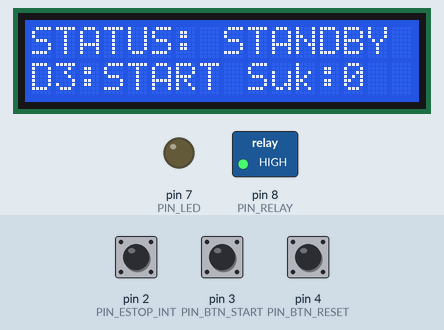
This sketch was run on a simulated Arduino Uno, built with avr-gcc and run on an emulated ATmega328P. Parts: 16×2 character LCD, switched loads named in the sketch (green lamp = pin HIGH), output pins drawn as LEDs (lit = HIGH). Dashed ring = blinking. Inputs (shaded band) come from the test bench; at power-on: pin 3 (PIN_BTN_START) HIGH, pin 2 (PIN_ESTOP_INT) HIGH, pin 4 (PIN_BTN_RESET) HIGH. EEPROM starts erased; what the sketch prints to the serial monitor is not drawn.

Above: at 1.3 s.
1.4 s: pin 3 (PIN_BTN_START) pulled LOW for 0.15 s
At 2.1 s:
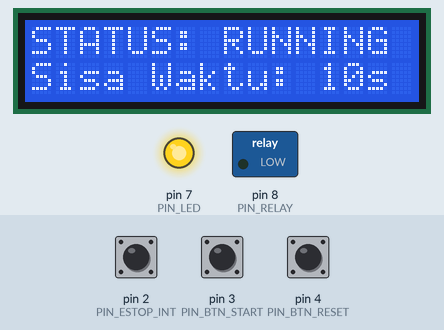
4.5 s: pin 2 (PIN_ESTOP_INT) pulled LOW for 0.15 s
At 5.01 s:
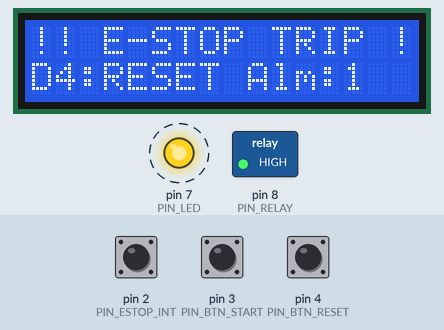
5.2 s: pin 4 (PIN_BTN_RESET) pulled LOW for 0.15 s
At 5.96 s:
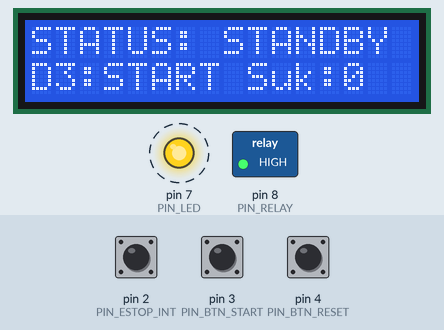
6.8 s: pin 2 (PIN_ESTOP_INT) pulled LOW for 1 s
At 7.01 s:
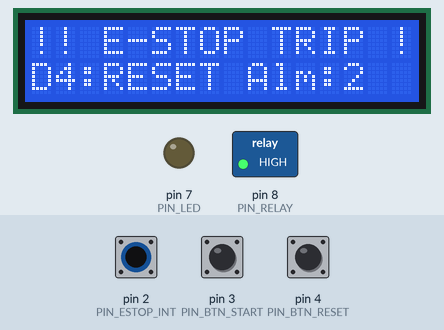
8.4 s: pin 4 (PIN_BTN_RESET) pulled LOW for 1 s
At 8.68 s:
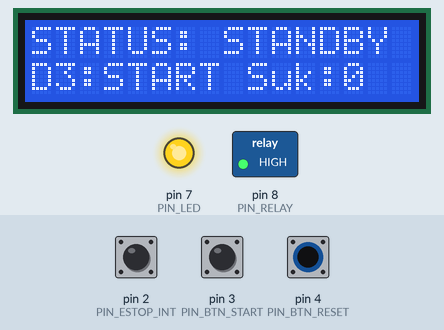
11.8 s: pin 3 (PIN_BTN_START) pulled LOW for 1 s
At 13.5 s:
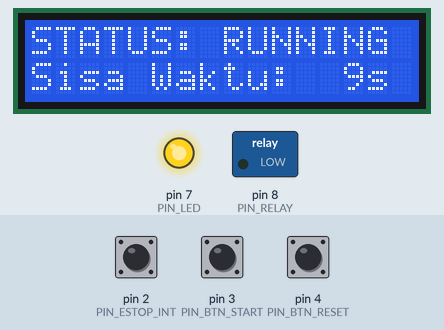
Timing chart, 0 to 15.0 s (numbered marks = the images above; inputs shaded):
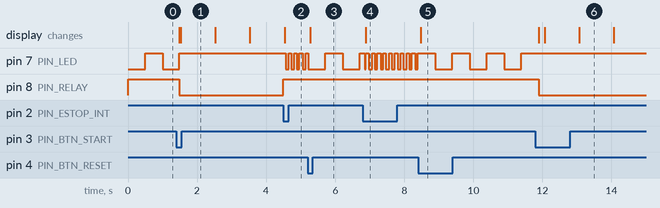

The sketch:

smart_industrial_controller.ino
```cpp
/**
 * smart_industrial_controller.ino
 * Modul 10 Capstone: Pengendali Industri Berbasis Finite State Machine (FSM),
 * Non-Blocking Scheduler, dan Hardware Interrupt E-STOP
 *
 * Hardware Wiring:
 * 1. Tombol E-STOP (Darurat) : Pin D2 ke GND (INT0 Hardware Interrupt, Active-LOW)
 * 2. Tombol START / PAUSE    : Pin D3 ke GND (INPUT_PULLUP, Active-LOW)
 * 3. Tombol RESET ALARM      : Pin D4 ke GND (INPUT_PULLUP, Active-LOW)
 * 4. LED Status Multifungsi  : Pin D7 via Resistor 220 Ohm ke GND
 * 5. Modul Relay 5V (Beban)  : Pin D8 (Active-LOW: LOW = Nyala, HIGH = Standby)
 * 6. LCD 1602 I2C Backpack   : SDA -> A4, SCL -> A5, VCC -> 5V, GND -> GND
 *
 * Arsitektur Sistem:
 * - FSM (Finite State Machine): Mengelola 3 status diskrit (STANDBY, RUNNING, EMERGENCY_STOP).
 * - Latensi Nol E-STOP: Begitu pin D2 jatuh ke LOW, ISR memotong daya relay dalam hitungan nanodetik
 *   pada tingkat hardware tanpa menunggu loop() menyelesaikan siklusnya.
 * - Logging EEPROM: Mencatat total siklus kerja sukses dan jumlah insiden darurat secara permanen.
 */

#include <Arduino.h>
#include <Wire.h>
#include <LiquidCrystal_I2C.h>
#include <EEPROM.h>

LiquidCrystal_I2C lcd(0x27, 16, 2);

// Definisi Pin Hardware
const uint8_t PIN_ESTOP_INT = 2;  // Jalur Hardware Interrupt INT0
const uint8_t PIN_BTN_START = 3;  // Tombol Mulai / Jeda
const uint8_t PIN_BTN_RESET = 4;  // Tombol Buka Kunci Alarm
const uint8_t PIN_LED       = 7;  // Indikator LED visual
const uint8_t PIN_RELAY     = 8;  // Modul Relay beban listrik

const uint8_t RELAY_ON  = LOW;  // Sinyal pemicu modul optocoupler relay
const uint8_t RELAY_OFF = HIGH; // Sinyal pemutus koil relay (standby)

// Status Diskrit FSM Sistem
enum class StatusFsm : uint8_t {
    STANDBY,        // Sistem diam menunggu tombol START
    RUNNING,        // Beban relay aktif bekerja selama siklus 10 detik
    EMERGENCY_STOP  // Sistem terkunci dalam kondisi darurat akibat tombol E-STOP
};

StatusFsm statusSistem = StatusFsm::STANDBY;

// Flag pemicu interupsi: Wajib bertipe volatile agar dibaca langsung dari RAM
volatile bool flagKedaruratan = false;

uint32_t waktuMulaiRunning   = 0;
const uint32_t DURASI_SIKLUS = 10000; // Durasi operasional siklus kerja (10 detik)

// Struktur pencatatan riwayat operasional ke EEPROM
struct LogIndustri {
    uint16_t magicNumber;
    uint32_t totalSiklusSukses;
    uint32_t totalInsidenEstop;
};

const uint16_t KODE_VALID  = 0xF5A1; // Penanda integritas blok data log
const int ALAMAT_EEPROM    = 0;
LogIndustri catatan;

// Pewaktu non-blocking untuk LED dan pembaruan LCD
uint32_t timerLed = 0;
uint32_t timerLcd = 0;
bool statusFisikLed = false;

// Pelacak status debounce tombol START dan RESET
int statusStartTerakhir = HIGH;
int statusResetTerakhir = HIGH;
uint32_t debounceStart  = 0;
uint32_t debounceReset  = 0;
const uint32_t JEDA_DEBOUNCE = 50;

void isrEmergencyStop();
void tanganiTransisiFsm(uint32_t sekarang);
void tanganiTombolOperasi(uint32_t sekarang);
void perbaruiLcdDashboard();
void kelolaIndikatorLed(uint32_t sekarang);
void simpanLogEeprom();

void setup() {
    // Inisialisasi pin relay ke posisi aman (OFF) sebelum mengaktifkan mode output
    digitalWrite(PIN_RELAY, RELAY_OFF);
    pinMode(PIN_RELAY, OUTPUT);

    pinMode(PIN_LED, OUTPUT);
    digitalWrite(PIN_LED, LOW);

    pinMode(PIN_ESTOP_INT, INPUT_PULLUP);
    pinMode(PIN_BTN_START, INPUT_PULLUP);
    pinMode(PIN_BTN_RESET, INPUT_PULLUP);

    Serial.begin(115200);
    Serial.println(F("\n=========================================="));
    Serial.println(F("   SMART INDUSTRIAL CONTROLLER - CAPSTONE "));
    Serial.println(F("=========================================="));

    // Muat riwayat dari EEPROM
    EEPROM.get(ALAMAT_EEPROM, catatan);
    if (catatan.magicNumber != KODE_VALID) {
        catatan.magicNumber       = KODE_VALID;
        catatan.totalSiklusSukses = 0;
        catatan.totalInsidenEstop = 0;
        simpanLogEeprom();
    }

    // Pasang Hardware Interrupt pada Pin D2 (vektor INT0) pada transisi jatuh (FALLING: tombol ditekan)
    attachInterrupt(digitalPinToInterrupt(PIN_ESTOP_INT), isrEmergencyStop, FALLING);

    lcd.init();
    lcd.backlight();
    perbaruiLcdDashboard();
}

/**
 * Interrupt Service Routine (ISR) Darurat:
 * Hanya melakukan tugas super kritis: memotong daya relay seketika dan menaikkan flag.
 * Penulisan ke EEPROM atau LCD DILARANG di sini karena memakan waktu terlalu lama.
 */
void isrEmergencyStop() {
    digitalWrite(PIN_RELAY, RELAY_OFF); // Potong daya relay seketika!
    flagKedaruratan = true;
}

void loop() {
    uint32_t sekarang = millis();

    // -------------------------------------------------------------------------
    // 1. Tangani Flag Kedaruratan dari ISR
    // -------------------------------------------------------------------------
    if (flagKedaruratan) {
        flagKedaruratan = false;
        if (statusSistem != StatusFsm::EMERGENCY_STOP) {
            statusSistem = StatusFsm::EMERGENCY_STOP;
            catatan.totalInsidenEstop++;
            simpanLogEeprom(); // Catat insiden ke EEPROM secara aman di luar ISR
            Serial.println(F("[BAHAYA] HARDWARE EMERGENCY STOP TERPICU!"));
            perbaruiLcdDashboard();
        }
    }

    // -------------------------------------------------------------------------
    // 2. Eksekusi Mesin Status dan Input Tombol
    // -------------------------------------------------------------------------
    tanganiTombolOperasi(sekarang);
    tanganiTransisiFsm(sekarang);
    kelolaIndikatorLed(sekarang);

    // -------------------------------------------------------------------------
    // 3. Perbarui Tampilan LCD Setiap 250ms (Non-Blocking)
    // -------------------------------------------------------------------------
    if (sekarang - timerLcd >= 250) {
        timerLcd = sekarang;
        perbaruiLcdDashboard();
    }
}

void tanganiTransisiFsm(uint32_t sekarang) {
    switch (statusSistem) {
        case StatusFsm::STANDBY:
            digitalWrite(PIN_RELAY, RELAY_OFF);
            break;

        case StatusFsm::RUNNING:
            digitalWrite(PIN_RELAY, RELAY_ON);
            // Cek apakah siklus kerja 10 detik sudah selesai
            if (sekarang - waktuMulaiRunning >= DURASI_SIKLUS) {
                statusSistem = StatusFsm::STANDBY;
                digitalWrite(PIN_RELAY, RELAY_OFF);
                catatan.totalSiklusSukses++;
                simpanLogEeprom();
                Serial.println(F("[SELESAI] Siklus operasional selesai normal."));
                perbaruiLcdDashboard();
            }
            break;

        case StatusFsm::EMERGENCY_STOP:
            digitalWrite(PIN_RELAY, RELAY_OFF); // Pastikan relay selalu terputus
            break;
    }
}

void tanganiTombolOperasi(uint32_t sekarang) {
    // Pengecekan Tombol START / PAUSE (D3)
    int bacaStart = digitalRead(PIN_BTN_START);
    if (bacaStart != statusStartTerakhir) {
        debounceStart = sekarang;
    }
    if ((sekarang - debounceStart) > JEDA_DEBOUNCE) {
        static int statusStartStabil = HIGH;
        if (bacaStart != statusStartStabil) {
            statusStartStabil = bacaStart;
            if (statusStartStabil == LOW) {
                if (statusSistem == StatusFsm::STANDBY) {
                    statusSistem = StatusFsm::RUNNING;
                    waktuMulaiRunning = sekarang;
                    Serial.println(F("[OPERASI] Siklus RUNNING dimulai (10 detik)."));
                } else if (statusSistem == StatusFsm::RUNNING) {
                    statusSistem = StatusFsm::STANDBY;
                    Serial.println(F("[OPERASI] Siklus dijeda manual oleh operator."));
                }
                perbaruiLcdDashboard();
            }
        }
    }
    statusStartTerakhir = bacaStart;

    // Pengecekan Tombol RESET ALARM (D4)
    int bacaReset = digitalRead(PIN_BTN_RESET);
    if (bacaReset != statusResetTerakhir) {
        debounceReset = sekarang;
    }
    if ((sekarang - debounceReset) > JEDA_DEBOUNCE) {
        static int statusResetStabil = HIGH;
        if (bacaReset != statusResetStabil) {
            statusResetStabil = bacaReset;
            if (statusResetStabil == LOW) {
                // Hanya boleh reset jika tombol fisik E-STOP sudah dilepas kembali
                if (statusSistem == StatusFsm::EMERGENCY_STOP) {
                    if (digitalRead(PIN_ESTOP_INT) == HIGH) {
                        statusSistem = StatusFsm::STANDBY;
                        Serial.println(F("[RESET] Alarm dibersihkan. Sistem siap beroperasi."));
                        perbaruiLcdDashboard();
                    } else {
                        Serial.println(F("[GAGAL] Tombol fisik E-STOP masih tertahan ditekan!"));
                    }
                }
            }
        }
    }
    statusResetTerakhir = bacaReset;
}

void kelolaIndikatorLed(uint32_t sekarang) {
    uint32_t intervalKedip = 500; // Standar kedip mode STANDBY (1 Hz)

    if (statusSistem == StatusFsm::RUNNING) {
        digitalWrite(PIN_LED, HIGH); // LED menyala konstan saat relay aktif
        return;
    } else if (statusSistem == StatusFsm::EMERGENCY_STOP) {
        intervalKedip = 75; // Strobo kedip cepat tanda bahaya saat alarm trip
    }

    // Toggle non-blocking LED
    if (sekarang - timerLed >= intervalKedip) {
        timerLed = sekarang;
        statusFisikLed = !statusFisikLed;
        digitalWrite(PIN_LED, statusFisikLed ? HIGH : LOW);
    }
}

void perbaruiLcdDashboard() {
    char baris0[17];
    char baris1[17];

    switch (statusSistem) {
        case StatusFsm::STANDBY:
            snprintf(baris0, sizeof(baris0), "STATUS: STANDBY ");
            snprintf(baris1, sizeof(baris1), "D3:START Suk:%-3lu", catatan.totalSiklusSukses);
            break;

        case StatusFsm::RUNNING: {
            uint32_t waktuJalan = millis() - waktuMulaiRunning;
            int sisaDetik = (waktuJalan < DURASI_SIKLUS) ? (DURASI_SIKLUS - waktuJalan) / 1000 + 1 : 0;
            snprintf(baris0, sizeof(baris0), "STATUS: RUNNING ");
            snprintf(baris1, sizeof(baris1), "Sisa Waktu: %2ds  ", sisaDetik);
            break;
        }

        case StatusFsm::EMERGENCY_STOP:
            snprintf(baris0, sizeof(baris0), "!! E-STOP TRIP !");
            snprintf(baris1, sizeof(baris1), "D4:RESET Alm:%-3lu", catatan.totalInsidenEstop);
            break;
    }

    lcd.setCursor(0, 0);
    lcd.print(baris0);
    lcd.setCursor(0, 1);
    lcd.print(baris1);
}

void simpanLogEeprom() {
    EEPROM.put(ALAMAT_EEPROM, catatan);
}
```

Measured:
- after the input at 1.4 s, pin 7 (PIN_LED): goes on until 1.5 s, then stays HIGH; pin 8 (PIN_RELAY): HIGH → LOW after 0.08 s; the display: first changes after 0.08 s (image 1 shows a later state)
- after the input at 4.5 s, pin 7 (PIN_LED): alternates HIGH for 0.07 s and LOW for 0.08 s, starting after 0.07 s; pin 8 (PIN_RELAY): LOW → HIGH at once; the display: changes at once (image 2)
- after the input at 5.2 s, pin 7 (PIN_LED): LOW → HIGH after 0.52 s, → LOW 0.50 s later, → HIGH 0.50 s later; the display: changes after 0.08 s (image 3)
- after the input at 6.8 s, the display: changes after 0.09 s (image 4)
- after the input at 8.4 s, pin 7 (PIN_LED): alternates HIGH for 0.50 s and LOW for 0.50 s, starting after 0.49 s; the display: changes after 0.08 s (image 5)
- after the input at 11.8 s, pin 7 (PIN_LED): stops changing and stays HIGH; pin 8 (PIN_RELAY): HIGH → LOW after 0.10 s; the display: first changes after 0.10 s (image 6 shows a later state)
